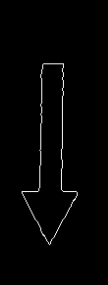
#> input picture Development/PriviuosExperimnets/detect_arrow/arrowtest4.png, 108 x 285 px, found by its file name
$ python approach_3.py
#> lines starting #> are read from the running program, lines starting #| are printed output that depends on the picture; after the words box and inside, x2 and y2 are one past the last pixel; in counts of white or black regions, pixels touching at a corner belong together; long printed decimals are rounded
#> further down, img is the input picture: shape (285, 108, 3); min 0, max 254, mean 3.4
import cv2
import numpy as np
from matplotlib import pyplot as plt


class DetectArrowWithCanny:
    def __init__(self, image):
        # print(len(image))

        result = ".............Not yet........."
        gray = cv2.cvtColor(image, cv2.COLOR_BGR2GRAY)
        corners = cv2.goodFeaturesToTrack(gray, 25, 0.01, 10)
#> corners = 23 rows, first 8: [63, 189], [23, 193], [75, 193], [61, 65], [44, 65], [37, 189], [49, 244], [62, 78]
        for i in corners:
            x, y = i.ravel()
            print(x,y)
            cv2.circle(img, (x, y), 3, 255, -1)
#> this loop made 23 passes
#> (x, y) on passes 1 to 12: (63, 189), (23, 193), (75, 193), (61, 65), (44, 65), (37, 189), (49, 244), (62, 78), (62, 89), (44, 235), (41, 114), (70, 206)
#| 63.0 189.0
#| 23.0 193.0
#| 75.0 193.0
#| 61.0 65.0
#| 44.0 65.0
#| 37.0 189.0
#| 49.0 244.0
#| 62.0 78.0
#> (further printed lines are left out)
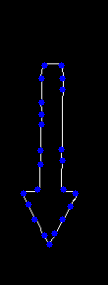
#> img: shape (285, 108, 3); 2.17% of pixels changed, all inside (x1, y1, x2, y2) = (20, 62, 79, 248)
        plt.imshow(img), plt.show()

        print("..........................")

        edges = cv2.Canny(gray, 100, 200)
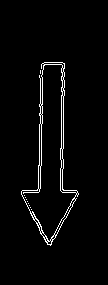
#> edges: shape (285, 108); 2.8% white in thin lines or dots, all inside (x1, y1, x2, y2) = (21, 62, 79, 246)
        init_contours, hierarchy = cv2.findContours(edges, cv2.RETR_TREE, cv2.CHAIN_APPROX_SIMPLE)
#> init_contours = 43 contours, 35 with area under 20; largest, box (x1, y1, x2, y2) and area: (21, 62, 79, 246) 4686, (21, 64, 77, 242) 3952, (60, 148, 78, 194) 118, (61, 95, 64, 150) 106, (54, 198, 76, 236) 91, (39, 123, 42, 167) 84, (43, 62, 65, 69) 46, (38, 165, 41, 190) 46
        contours = [cv2.approxPolyDP(cnt, 3, True) for cnt in init_contours]
#> contours = 43 contours, 39 with area under 20; largest, box (x1, y1, x2, y2) and area: (21, 62, 79, 246) 4612, (21, 64, 77, 242) 4052, (60, 148, 77, 194) 52, (43, 62, 65, 68) 48

        angee_list = {}
        points = [(x[0][0],x[0][1]) for cnt in contours for x in cnt]
#> points = 83 pairs, first value 21 to 78, second value 62 to 245
        print(points)
#> (printed output is left out)
        for i in range(len(points)-1):
            first_tup = np.matrix(points[i])
            second_tup = np.matrix(points[i+1])
            my_angle = (np.arctan(second_tup-first_tup)*180/np.pi)
            angee_list[i] = my_angle
            print(my_angle)
#> this loop made 82 passes
#> (first_tup, second_tup, my_angle) on passes 1 to 12: ([[40, 70]], [[62, 62]], [[87.4, -82.87]]), ([[62, 62]], [[41, 64]], [[-87.27, 63.43]]), ([[41, 64]], [[38, 188]], [[-71.57, 89.54]]), ([[38, 188]], [[21, 191]], [[-86.63, 71.57]]), ([[21, 191]], [[40, 233]], [[86.99, 88.64]]), ([[40, 233]], [[50, 245]], [[84.29, 85.24]]), ([[50, 245]], [[78, 194]], [[87.95, -88.88]]), ([[78, 194]], [[76, 190]], [[-63.43, -75.96]]), ([[76, 190]], [[62, 188]], [[-85.91, -63.43]]), ([[62, 188]], [[50, 240]], [[-85.24, 88.9]]), ([[50, 240]], [[48, 244]], [[-63.43, 75.96]]), ([[48, 244]], [[46, 241]], [[-63.43, -71.57]])
#| [[ 87.397  -82.875]]
#| [[-87.274  63.435]]
#| [[-71.565  89.538]]
#| [[-86.634  71.565]]
#| [[86.987  88.636]]
#| [[84.289 85.236]]
#| [[ 87.955 -88.877]]
#| [[-63.435 -75.964]]
#> (further printed lines are left out)
#> after the loop, angee_list = 82 items

        print(len(angee_list))
#| 82
        print(angee_list)
#> (printed output is left out)

        plt.subplot(122)
        plt.imshow(edges, cmap="gray")
        plt.show()


if __name__ == '__main__':
    img = cv2.imread(
        "/Development/priviuos_test/detect_arrow/arrowtest4.png")

    detect_arrow = DetectArrowWithCanny(img)
